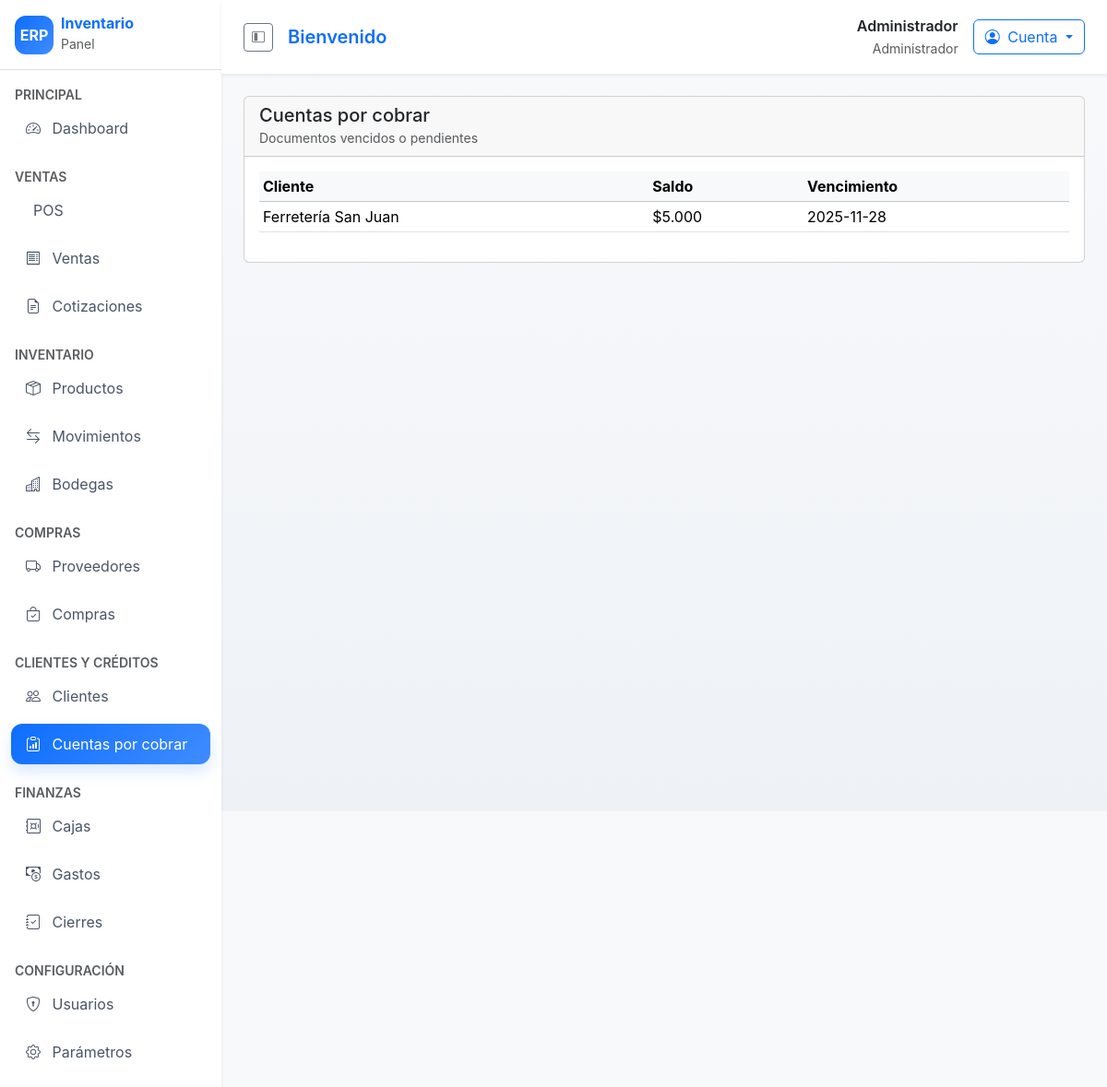
/cobranzas (signed in), run on the app's committed database.
### tables this page shows
CREATE TABLE accounts_receivable (
    id INT AUTO_INCREMENT PRIMARY KEY,
    customer_id INT NOT NULL,
    sale_id INT NOT NULL,
    amount DECIMAL(12,2) NOT NULL,
    balance DECIMAL(12,2) NOT NULL,
    due_date DATE NOT NULL,
    created_at DATETIME DEFAULT CURRENT_TIMESTAMP,
    FOREIGN KEY (customer_id) REFERENCES customers(id),
    FOREIGN KEY (sale_id) REFERENCES sales(id)
);

CREATE TABLE customers (
    id INT AUTO_INCREMENT PRIMARY KEY,
    name VARCHAR(150) NOT NULL,
    tax_id VARCHAR(50),
    business VARCHAR(150),
    address VARCHAR(255),
    phone VARCHAR(50),
    email VARCHAR(120),
    payment_terms VARCHAR(50),
    credit_limit DECIMAL(12,2) DEFAULT 0,
    notes TEXT
);

### app/controllers/ReceivableController.php (called while the page is built, shortened)
<?php
class ReceivableController extends Controller
{
    public function index(): void
    {
        $report = new Report();
        $this->view('receivables/index', [
            'accounts' => $report->accountsReceivable(),
        ]);
    }
}

### app/core/Router.php (called while the page is built, shortened)
<?php
class Router
{
    private array $routes = [];
    public function get(string $path, array $handler): void
    {
        $this->routes['GET'][$path] = $handler;
    }
    public function post(string $path, array $handler): void
    {
        $this->routes['POST'][$path] = $handler;
    }
    public function dispatch(string $uri, string $method): void
    {
        $path = parse_url($uri, PHP_URL_PATH) ?: '/';
        $handler = $this->routes[$method][$path] ?? null;
        [$controllerName, $action] = $handler;
        $controller = new $controllerName();
        $controller->$action();
    }
}

### public/index.php (called while the page is built, shortened)
<?php
spl_autoload_register(function ($class) {
    $prefix = 'App\\';
    $baseDir = __DIR__ . '/../app/';
    $relativeClass = substr($class, strlen($prefix));
    $file = $baseDir . str_replace('\\', '/', $relativeClass) . '.php';
});
$router = new Router();
$router->dispatch($_SERVER['REQUEST_URI'] ?? '/', $_SERVER['REQUEST_METHOD'] ?? 'GET');

### app/core/Model.php (called while the page is built, shortened)
<?php
abstract class Model
{
    protected PDO $db;
    public function __construct()
    {
        $this->db = Database::getInstance()->getConnection();
    }
    protected function query(string $sql, array $params = []): \PDOStatement
    {
        $stmt = $this->db->prepare($sql);
        if (!$stmt->execute($params)) {
            throw new PDOException('Error ejecutando consulta');
        }
        return $stmt;
    }
}

### config/database.php (called while the page is built)
<?php
return [
    'driver' => 'mysql',
    'host' => 'localhost',
    'port' => 3306,
    'database' => 'erp_inventario',
    'username' => 'erp_user',
    'password' => 'secret',
    'charset' => 'utf8mb4',
    'collation' => 'utf8mb4_unicode_ci',
];

### app/core/Database.php (called while the page is built, shortened)
<?php
class Database
{
    private static ?Database $instance = null;
    private PDO $connection;
    private function __construct()
    {
        $config = require __DIR__ . '/../../config/database.php';
        $dsn = sprintf('%s:host=%s;port=%s;dbname=%s;charset=%s',
            $config['driver'],
            $config['host'],
            $config['port'],
            $config['database'],
            $config['charset']
        );
        try {
            $this->connection = new PDO($dsn, $config['username'], $config['password']);
            $this->connection->setAttribute(PDO::ATTR_ERRMODE, PDO::ERRMODE_EXCEPTION);
            $this->connection->setAttribute(PDO::ATTR_DEFAULT_FETCH_MODE, PDO::FETCH_ASSOC);
        } catch (PDOException $e) {
            die('Error de conexión: ' . $e->getMessage());
        }
    }
    public static function getInstance(): self
    {
        if (self::$instance === null) {
            self::$instance = new self();
        }
        return self::$instance;
    }
    public function getConnection(): PDO
    {
        return $this->connection;
    }
}

### app/models/Report.php (called while the page is built, shortened)
<?php
class Report extends Model
{
    public function accountsReceivable(): array
    {
        $stmt = $this->query('SELECT c.name, ar.balance, ar.due_date FROM accounts_receivable ar JOIN customers c ON c.id = ar.customer_id WHERE ar.balance > 0 ORDER BY ar.due_date');
        return $stmt->fetchAll();
    }
}

### app/core/Helper.php (called while the page is built, shortened)
<?php
class Helper
{
    public static function e(string $value): string
    {
        return htmlspecialchars($value, ENT_QUOTES, 'UTF-8');
    }
}

### app/views/receivables/index.php (the view)
<div class="card">
    <div class="card-header d-flex justify-content-between align-items-center">
        <div>
            <h5 class="mb-0">Cuentas por cobrar</h5>
            <small class="text-muted">Documentos vencidos o pendientes</small>
        </div>
    </div>
    <div class="card-body">
        <table class="table table-hover table-sm">
            <thead class="table-light">
            <tr>
                <th>Cliente</th>
                <th>Saldo</th>
                <th>Vencimiento</th>
            </tr>
            </thead>
            <tbody>
            <?php foreach ($accounts as $account): ?>
                <tr>
                    <td><?php echo App\Core\Helper::e($account['name']); ?></td>
                    <td>$<?php echo number_format($account['balance'], 0, ',', '.'); ?></td>
                    <td><?php echo $account['due_date']; ?></td>
                </tr>
            <?php endforeach; ?>
            </tbody>
        </table>
    </div>
</div>

### public/assets/css/style.css (style rules this page uses)
body { background-color: #f5f6fa; font-family: 'Inter', 'Segoe UI', system-ui, -apple-system, sans-serif; }

### data on the page
accounts_receivable: customer.name "Ferretería San Juan", balance "5.000", due_date "2025-11-28"

### other printed values
Helper::e($user['name']) "Administrador"
Helper::e($user['role_name'] ?? $user['role_slug'] ?? 'Usuario') "Administrador"
